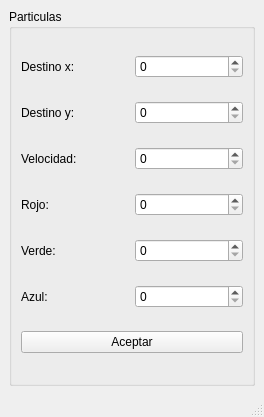
<?xml version="1.0" encoding="UTF-8"?>
<ui version="4.0">
 <class>MainWindow</class>
 <widget class="QMainWindow" name="MainWindow">
  <property name="geometry">
   <rect>
    <x>0</x>
    <y>0</y>
    <width>264</width>
    <height>417</height>
   </rect>
  </property>
  <property name="windowTitle">
   <string>MainWindow</string>
  </property>
  <widget class="QWidget" name="centralwidget">
   <layout class="QGridLayout" name="gridLayout_2">
    <item row="0" column="0">
     <widget class="QGroupBox" name="groupBox">
      <property name="title">
       <string>Particulas</string>
      </property>
      <layout class="QGridLayout" name="gridLayout">
       <item row="0" column="1">
        <widget class="QSpinBox" name="spinBox"/>
       </item>
       <item row="5" column="0">
        <widget class="QLabel" name="label_6">
         <property name="text">
          <string>Azul:</string>
         </property>
        </widget>
       </item>
       <item row="3" column="0">
        <widget class="QLabel" name="label_4">
         <property name="text">
          <string>Rojo:</string>
         </property>
        </widget>
       </item>
       <item row="2" column="0">
        <widget class="QLabel" name="label_3">
         <property name="text">
          <string>Velocidad:</string>
         </property>
        </widget>
       </item>
       <item row="2" column="1">
        <widget class="QSpinBox" name="spinBox_3"/>
       </item>
       <item row="4" column="1">
        <widget class="QSpinBox" name="spinBox_5"/>
       </item>
       <item row="5" column="1">
        <widget class="QSpinBox" name="spinBox_6"/>
       </item>
       <item row="1" column="0">
        <widget class="QLabel" name="label_2">
         <property name="text">
          <string>Destino y:</string>
         </property>
        </widget>
       </item>
       <item row="4" column="0">
        <widget class="QLabel" name="label_5">
         <property name="text">
          <string>Verde:</string>
         </property>
        </widget>
       </item>
       <item row="0" column="0">
        <widget class="QLabel" name="label">
         <property name="text">
          <string>Destino x: </string>
         </property>
        </widget>
       </item>
       <item row="1" column="1">
        <widget class="QSpinBox" name="spinBox_2"/>
       </item>
       <item row="3" column="1">
        <widget class="QSpinBox" name="spinBox_4"/>
       </item>
       <item row="6" column="0" colspan="2">
        <widget class="QPushButton" name="pushButton">
         <property name="text">
          <string>Aceptar</string>
         </property>
        </widget>
       </item>
      </layout>
     </widget>
    </item>
   </layout>
  </widget>
  <widget class="QMenuBar" name="menubar">
   <property name="geometry">
    <rect>
     <x>0</x>
     <y>0</y>
     <width>264</width>
     <height>22</height>
    </rect>
   </property>
  </widget>
  <widget class="QStatusBar" name="statusbar"/>
 </widget>
 <resources/>
 <connections/>
</ui>
